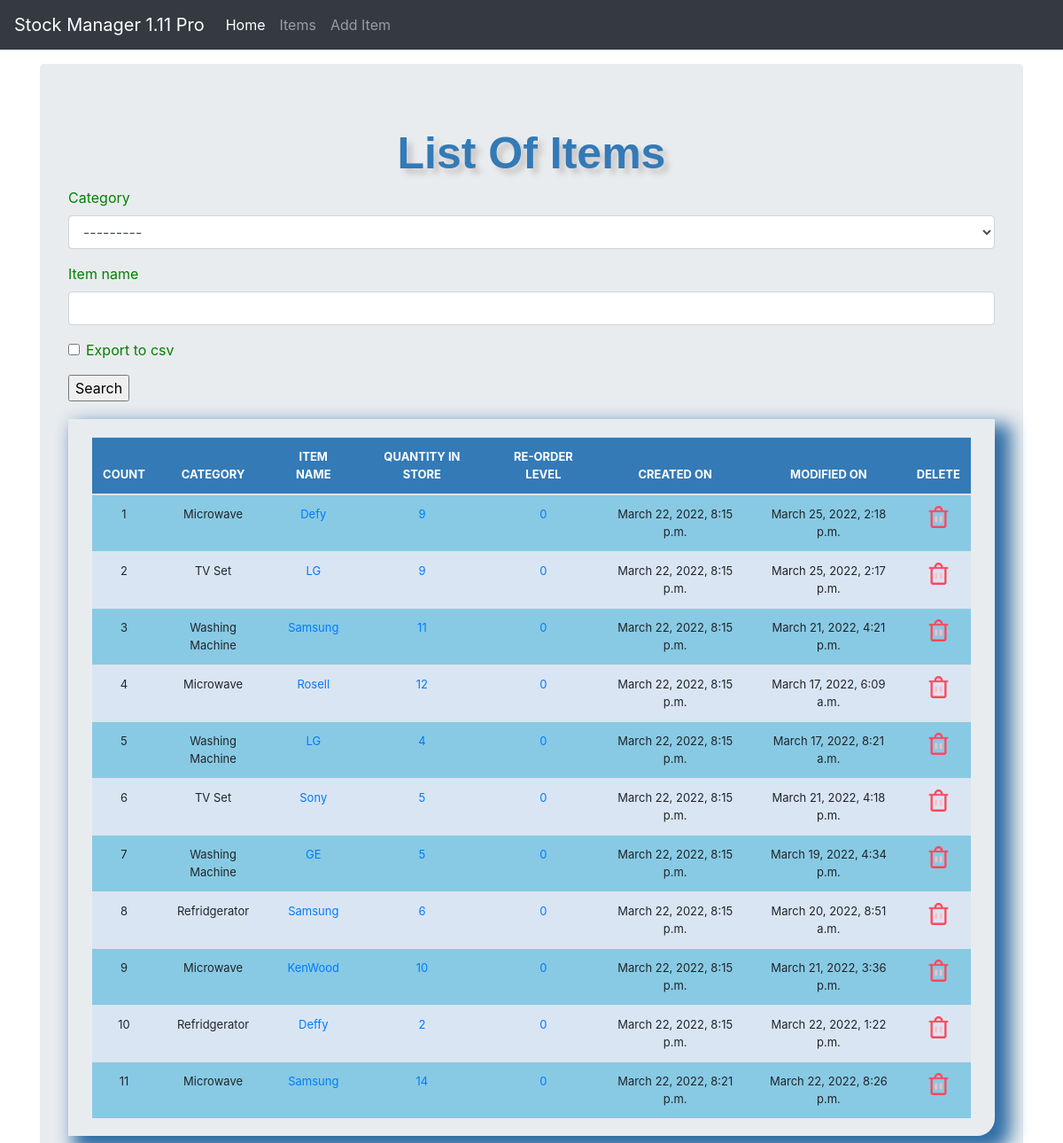
Page /list/ on the committed database.
### stockmgt/models.py (models this page shows, shortened)
class Stock(models.Model):
	category = models.ForeignKey(Category, on_delete = models.CASCADE, blank=True)
	item_name = models.CharField(max_length=50, blank=True, null = True)
	quuantity = models.IntegerField(default='0', blank=True, null = True, verbose_name="Quantity")
	receive_quuantity = models.IntegerField(default='0', blank=True, null = True, verbose_name="Received Quantity")
	receive_by = models.CharField(max_length=50, blank=True, null = True, verbose_name="Received By")
	issue_quuantity = models.IntegerField(default='0', blank=True, null = True)
	issue_by = models.CharField(max_length=50, blank=True, null = True)
	issue_to = models.CharField(max_length=50, blank=True, null = True)
	phone_number = models.CharField(max_length=50, blank=True, null = True)
	created_by = models.CharField(max_length=50, blank=True, null = True)
	reorder_level = models.IntegerField(default='0', blank=True, null = True)
	timestamp = models.DateTimeField(auto_now_add=True, auto_now=False)
	last_updated = models.DateTimeField(auto_now_add=False, auto_now=True)
	export_to_CSV = models.BooleanField(default= True)

class Category(models.Model):
	name = models.CharField(max_length=50, blank=True, null=True)
	def __str__(self):
		return self.name

### stockmgt/views.py (the view, shortened to what this page needs)
# urls.py: path('list/', views.list_items, name='list_items'),
def list_items(request):
	header = 'List Of Items'
	form = StockSearchForm(request.POST or None)
	queryset = Stock.objects.all()
	context = {
		"form":form,
		"header":header,
		"queryset":queryset,
	}
	return render(request,"list_items.html",context)

### stockmgt/forms.py
class StockSearchForm(forms.ModelForm):
	export_to_CSV = forms.BooleanField(required = False)
	class Meta:
		model = Stock
		fields = ['category','item_name']

### stockmgt/templates/list_items.html (shortened to what this page needs)
{% load static %}
{% load crispy_forms_tags %}
<!doctype html>
<html lang="en">
  <head>
<link href="{% static 'css/bootstrap.min.css' %}" rel="stylesheet">
<link href="{% static 'css/tablestyle.css' %}" rel="stylesheet">
    <link href="{% static 'css/navbar-top-fixed.css' %}" rel="stylesheet">
  </head>
  <body>
    {% include 'navbar.html' %}
<main role="main" class="container">
  <div class="jumbotron">
    <div class="header">{{header}}</div>
	<div class="search_field">
		<form method="POST" action=''>{% csrf_token %}
			{{form|crispy}}
			<input type="submit" value="Search">
		</form>
	</div>
	 <div class="display_table">
	  <table class="table">
	  	<thead>
	  		<tr>
	  			<th>COUNT</th>
	  			<th>CATEGORY</th>
	  			<th>ITEM NAME</th>
	  			<th>QUANTITY IN STORE</th>
	  			<th>RE-ORDER LEVEL</th>
	  			<th>CREATED ON</th>
	  			<th>MODIFIED ON</th>
	  			<th>DELETE</th>
	  		</tr>
	  	</thead>
	  	{% for instance in queryset %}
	  		<tr>
	  			<td>{{forloop.counter}}</td>
	  			<td>{{instance.category}}</td>
	  			<td><a href="{% url 'update_items' instance.id %}">{{instance.item_name}}</a></td>
	  			<td>
	  				{% if instance.quuantity <= instance.reorder_level %}
	  				<div style="background-color: orange;">
	  					<a href="{% url 'stock_details' instance.id %}">{{instance.quuantity}}</a>
	  				</div>
	  				{% else %}
	  					<a href="{% url 'stock_details' instance.id %}">{{instance.quuantity}}</a>
	  				{% endif %}
	  			</td>
	  			<td><a href="{% url 'reorder_level' instance.id %}">{{instance.reorder_level}}</a></td>
	  			<td>{{instance.timestamp}}</td>
	  			<td>{{instance.last_updated}}</td>
	  			<td><a href="{% url 'delete_items' instance.id %}"><img src="{% static 'img/del.png' %}"></a></td>
	  		</tr>
	  	{% endfor %}
	  </table>
	 </div>
  </div>
</main>
      </body>
</html>

### stockmgt/templates/navbar.html (shortened to what this page needs)
<nav class="navbar navbar-expand-md navbar-dark fixed-top bg-dark">
  <a class="navbar-brand" href="#">Stock Manager 1.11 Pro</a>
  <div class="collapse navbar-collapse" id="navbarCollapse">
    <ul class="navbar-nav mr-auto">
      <li class="nav-item active">
        <a class="nav-link" href="/">Home <span class="sr-only">(current)</span></a>
      </li>
      <li class="nav-item">
        <a class="nav-link" href="/list">Items</a>
      </li>
      <li class="nav-item">
        <a class="nav-link" href="/add">Add Item</a>
      </li>
    </ul>
  </div>
</nav>

### stockmgt/static/CSS/tablestyle.css (style rules this page uses)
.table { font-size: 13px; text-align: center; width: 95%; margin: auto; }
.table tr:nth-child(odd) { background: #88CAE4; }
.table tr:nth-child(even) { background: #dae5f4; }
th { background-color: #337ab7; color: white; }
.display_table { border-bottom-right-radius: 20px; padding-right: 1px; padding-left: 1px; padding-bottom: 20px; padding-top: 20px; box-shadow: 12px 12px 20px 6px #2e6da4; }
.header { font-family: helvetica; color: #337ab7; font-size: 50px; text-align: center; width: 100%; text-shadow: 6px 6px 6px #c9c6c6; display: block; font-weight: bolder; }
.search_field { padding-bottom: 20px; color: green; }

### stockmgt/static/CSS/navbar-top-fixed.css (style rules this page uses)
body { min-height: 75rem; padding-top: 4.5rem; }

### rows in the picture
Stock: category "Microwave", item_name "Defy", quuantity "9", reorder_level "0", timestamp "March 22, 2022, 8:15 p.m.", last_updated "March 25, 2022, 2:18 p.m."
Stock: category "TV Set", item_name "LG", quuantity "9", reorder_level "0", timestamp "March 22, 2022, 8:15 p.m.", last_updated "March 25, 2022, 2:17 p.m."
Stock: category "Washing Machine", item_name "Samsung", quuantity "11", reorder_level "0", timestamp "March 22, 2022, 8:15 p.m.", last_updated "March 21, 2022, 4:21 p.m."
Stock: category "Microwave", item_name "Rosell", quuantity "12", reorder_level "0", timestamp "March 22, 2022, 8:15 p.m.", last_updated "March 17, 2022, 6:09 a.m."
Stock: category "Washing Machine", item_name "LG", quuantity "4", reorder_level "0", timestamp "March 22, 2022, 8:15 p.m.", last_updated "March 17, 2022, 8:21 a.m."
Stock: category "TV Set", item_name "Sony", quuantity "5", reorder_level "0", timestamp "March 22, 2022, 8:15 p.m.", last_updated "March 21, 2022, 4:18 p.m."
Stock: category "Washing Machine", item_name "GE", quuantity "5", reorder_level "0", timestamp "March 22, 2022, 8:15 p.m.", last_updated "March 19, 2022, 4:34 p.m."
Stock: category "Refridgerator", item_name "Samsung", quuantity "6", reorder_level "0", timestamp "March 22, 2022, 8:15 p.m.", last_updated "March 20, 2022, 8:51 a.m."
Stock: category "Microwave", item_name "KenWood", quuantity "10", reorder_level "0", timestamp "March 22, 2022, 8:15 p.m.", last_updated "March 21, 2022, 3:36 p.m."
Stock: category "Refridgerator", item_name "Deffy", quuantity "2", reorder_level "0", timestamp "March 22, 2022, 8:15 p.m.", last_updated "March 22, 2022, 1:22 p.m."
Stock: category "Microwave", item_name "Samsung", quuantity "14", reorder_level "0", timestamp "March 22, 2022, 8:21 p.m.", last_updated "March 22, 2022, 8:26 p.m."

### other values in the picture
{{ header }} "List Of Items"
